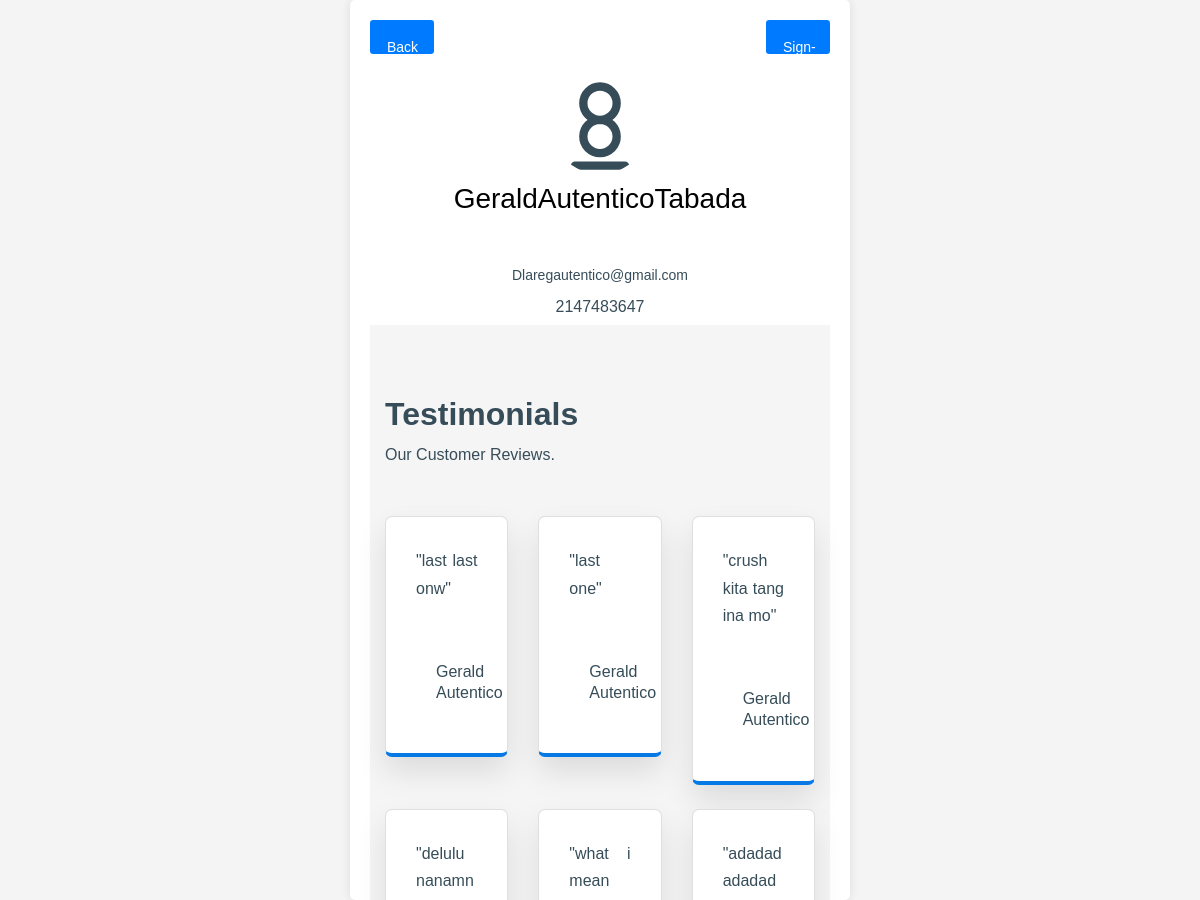
Before: /accounts.php (signed in) with the older database file.
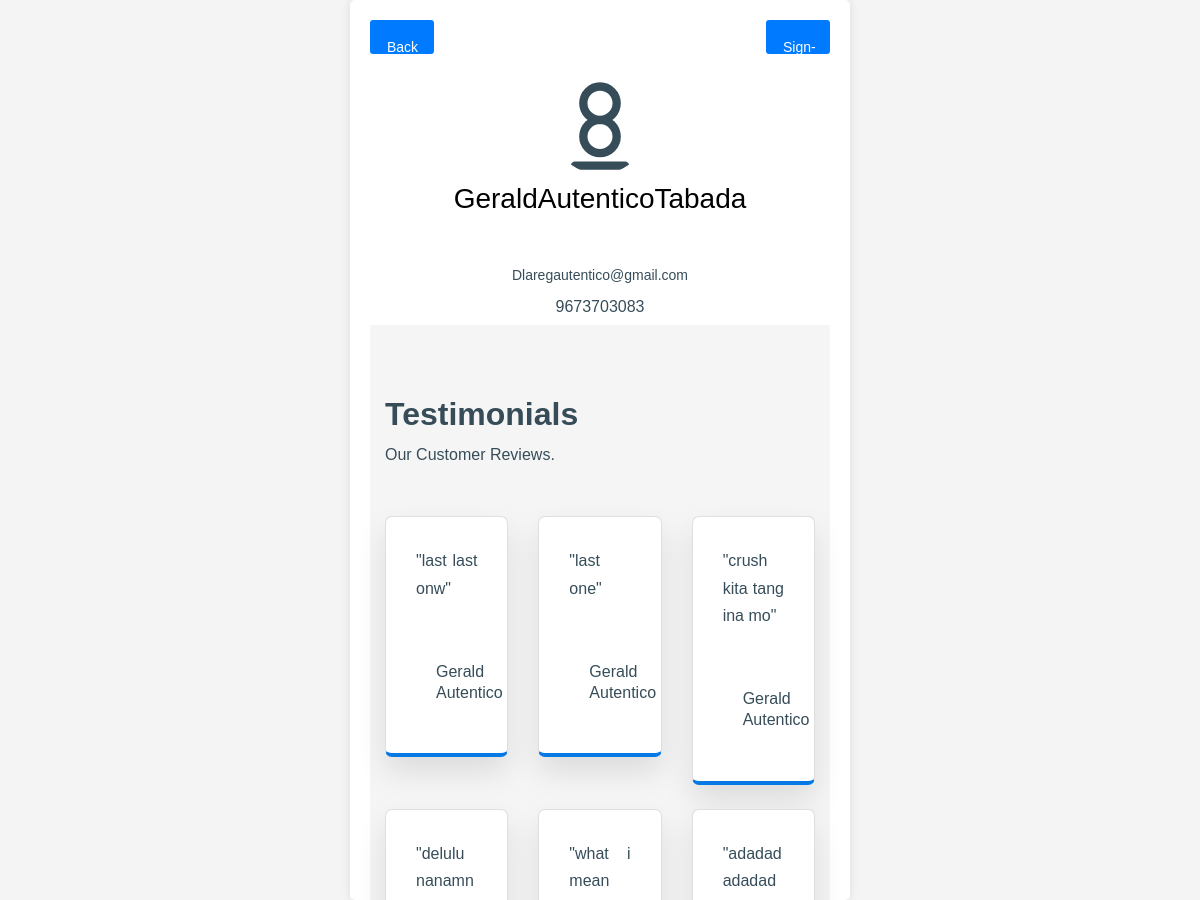
After: the same page with the newer database file.
### tables this page shows
CREATE TABLE `customers_tbl` (
  `Customer_ID` int(11) NOT NULL,
  `First_name` varchar(50) NOT NULL,
  `Last_name` varchar(50) NOT NULL,
  `Mi` varchar(50) DEFAULT NULL,
  `Email` varchar(50) NOT NULL,
  `Contact_number` varchar(11) NOT NULL,
  `Profile_pic` blob DEFAULT NULL,
  `Password` varchar(50) NOT NULL,
  `Retrieval_password` varchar(50) DEFAULT NULL
);

CREATE TABLE `reviews_tbl` (
  `Review_ID` int(11) NOT NULL,
  `Email` varchar(50) NOT NULL,
  `name` varchar(100) NOT NULL,
  `Customer_Comment` text NOT NULL
);

### accounts.php (the view, shortened to what this page needs)
<?php
Include('con_db.php');
if (isset($_SESSION["Username"])) {
    $username = $_SESSION["Username"];
    $sql = "SELECT * FROM customers_tbl WHERE Email = '$username'";
    $result = mysqli_query($conn, $sql);
         if ($result && mysqli_num_rows($result) > 0) {
        $userProfile = mysqli_fetch_assoc($result);
             $profileImage = isset($userProfile['profile_image']) && !is_null($userProfile['profile_image']) ? $userProfile['profile_image'] : null;
         }
        } else {
    $profileImage = null;
        }
?>
<!DOCTYPE html>
<html lang="en">
    <head>
    <link rel="stylesheet" href="fonts/icomoon/style.css">
    <link rel="stylesheet" href="https://cdnjs.cloudflare.com/ajax/libs/font-awesome/5.15.4/css/all.min.css">
    <link rel="stylesheet" href="fonts/icomoon/style.css">
    <link rel="stylesheet" href="https://cdnjs.cloudflare.com/ajax/libs/font-awesome/5.15.4/css/all.min.css">
    <link rel="stylesheet" href="css/bootstrap.min.css">
    <link rel="stylesheet" href="css/bootstrap-datepicker.css">
    <link rel="stylesheet" href="css/jquery.fancybox.min.css">
    <link rel="stylesheet" href="css/owl.carousel.min.css">
    <link rel="stylesheet" href="css/owl.theme.default.min.css">
    <link rel="stylesheet" href="fonts/flaticon/font/flaticon.css">
    <link rel="stylesheet" href="css/aos.css">
    <link rel="stylesheet" href="css/style.css">
    </head>
    <body>
        <div id="body">
            <div class="button">
                <a href="home.php" style="text-decoration: none; color: white;">
                    <div id="Back" class="zoom-out-image2">Back</div>
                  </a>
                  <a href="login.php" style="text-decoration: none; color: white;">
                    <div id="Logout" class="zoom-out-image2">Sign-out</div>
                  </a>
            </div>
            <div id="profile">
    <a href="#" id="profileLink" style="text-decoration: none; color: inherit;">
        <div id="photo" class="zoom-out-image2">
            <?php if (!is_null($profileImage)): ?>
                <img src="<?php echo $profileImage; ?>" id="profileImage" alt="Profile Photo">
            <?php else: ?>
                <svg xmlns="http://www.w3.org/2000/svg" viewBox="0 0 24 24" width="100" height="100" fill="none" stroke="currentColor" stroke-width="2" stroke-linecap="round" stroke-linejoin="round">
                    <circle cx="12" cy="7" r="4"/>
                    <path d="M12 11c-2.21 0-4 1.79-4 4s1.79 4 4 4 4-1.79 4-4-1.79-4-4-4zm6 11h-12"/>
                </svg>
            <?php endif; ?>
        </div>
    </a>
<?php
if (isset($_SESSION["Username"])) {
    $username = $_SESSION["Username"];
    $sql = "SELECT * FROM customers_tbl WHERE Email = '$username'";
    $result = mysqli_query($conn, $sql);
         if ($result && mysqli_num_rows($result) > 0) {
        $userProfile = mysqli_fetch_assoc($result);
           }
        } else {
              Echo "user not login";
        }
?>
        <div id="info">
            <h3 class="mb-5"><b><?php echo $userProfile['First_name'].$userProfile['Last_name'].$userProfile['Mi']; ?></b></h3>
             <a class="meta"><?php echo $userProfile['Email']; ?></a>
              <a class="meta2"><?php echo $userProfile['Contact_number']; ?></a>
        </div>
    </div>
        <div class="site-section bg-light">
    <div class="container">
      <div class="row">
        <div class="col-lg-7">
          <h2 class="section-heading"><strong>Testimonials</strong></h2>
          <p class="mb-5">Our Customer Reviews.</p>
        </div>
      </div>
      <div class="row">
      <?php
    $conn = mysqli_connect('localhost', 'root', '', 'id_dtb');
$sql = "SELECT * FROM reviews_tbl WHERE Email = '$username' ORDER BY Review_ID DESC LIMIT 9";
    $result = mysqli_query($conn, $sql);
    while ($row = mysqli_fetch_assoc($result)) {
        echo '<div class="col-lg-4 mb-4">';
        echo '<div class="card testimonial-2 zoom-out-image">';
        echo '<blockquote class="mb-4 text-justify">';
        echo '<p>"' . $row['Customer_Comment'] . '"</p>';
        echo '</blockquote>';
        echo '<div class="card-body">';
        echo '<div class="d-flex align-items-center">';
        echo '<div class="author-name">';
        $Name = isset($row["name"]) ? $row["name"] : 'Unknown';
        echo '<span class="d-block"> ' . $Name . ' </span>';
        echo '</div>';
        echo '</div>';
        echo '</div>';
        echo '</div>';
        echo '</div>';
    }
    echo '</div>';
    echo '</div>';
    echo '</div>';
    ?>
</div>
    </body>
</html>

### css/style.css (style rules this page uses)
html { overflow-x: hidden; }
body { line-height: 1.7; color: #364d59 !important; font-weight: 300; font-size: 1rem; background: #fff; }
a { -webkit-transition: .3s all ease; -o-transition: .3s all ease; transition: .3s all ease; text-decoration: none; }
h1, h2, h3, h4, h5, .h1, .h2, .h3, .h4, .h5 { font-weight: 300; color: #364d59; }
.site-section { padding: 2.5em 0; }
@media (min-width: 768px) { .site-section { padding: 5em 0; } }
.site-section { padding: 70px 0; }
.bg-light { background-color: #f6f5f5 !important; }
.testimonial-2 { border-radius: 7px; background: #fff; padding: 30px; border-bottom: 4px solid #0779e4; -webkit-box-shadow: 0 15px 30px 0 rgba(0, 0, 0, 0.1); box-shadow: 0 15px 30px 0 rgba(0, 0, 0, 0.1); }
.testimonial-2 blockquote { font-size: 18 px; }
.testimonial-2 .author-name { line-height: 1.3; }
.section-heading strong { font-weight: 700; }

### accounts.php (style rules this page uses)
body { font-family: Arial, sans-serif; background-color: #f4f4f4; margin: 0; display: flex; align-items: center; justify-content: center; height: 100vh; }
#body { max-width: 500px; max-height: 900px; margin: auto; margin-left: 200px; margin-right: 200px; background-color: #fff; padding: 20px; border-radius: 5px; box-shadow: 0 0 10px rgba(0, 0, 0, 0.1); overflow: hidden; }
.button { display: flex; justify-content: space-between; margin-bottom: 20px; }
#Back, #Logout { background-color: #007BFF; display: inline-block; font-weight: 400; text-align: center; vertical-align: middle; border: 1px solid transparent; width: 4rem; height: 1rem; padding: 1rem 1rem; font-size: 1rem; line-height: 1.5; border-radius: 0.25rem; font-size: 0.875rem; line-height: 1.5; border-radius: 0.2rem; }
#Back { margin-right: auto; }
#Logout { margin-left: auto; }
#profile { display: flex; flex-direction: column; align-items: center; margin-top: 20px; }
#info { text-align: center; }
#info h3 { margin: 0; color: #000000; }
#info a { text-decoration: none; display: block; margin-bottom: 5px; }
.zoom-out-image { transition: transform 0.3s ease-in-out; }
.zoom-out-image2 { transition: transform 0.3s ease-in-out; }
.meta { color: #808080; font-size: 14px; }
.meta2 { color: black; }
.section-heading strong { font-weight: 700; }
#photo { position: relative; display: inline-block; width: 100px; height: 100px; border-radius: 50%; overflow: hidden; }

Changed rows visible on the page:
changed customers_tbl "Gerald": Contact_number "2147483647" → "9673703083"
